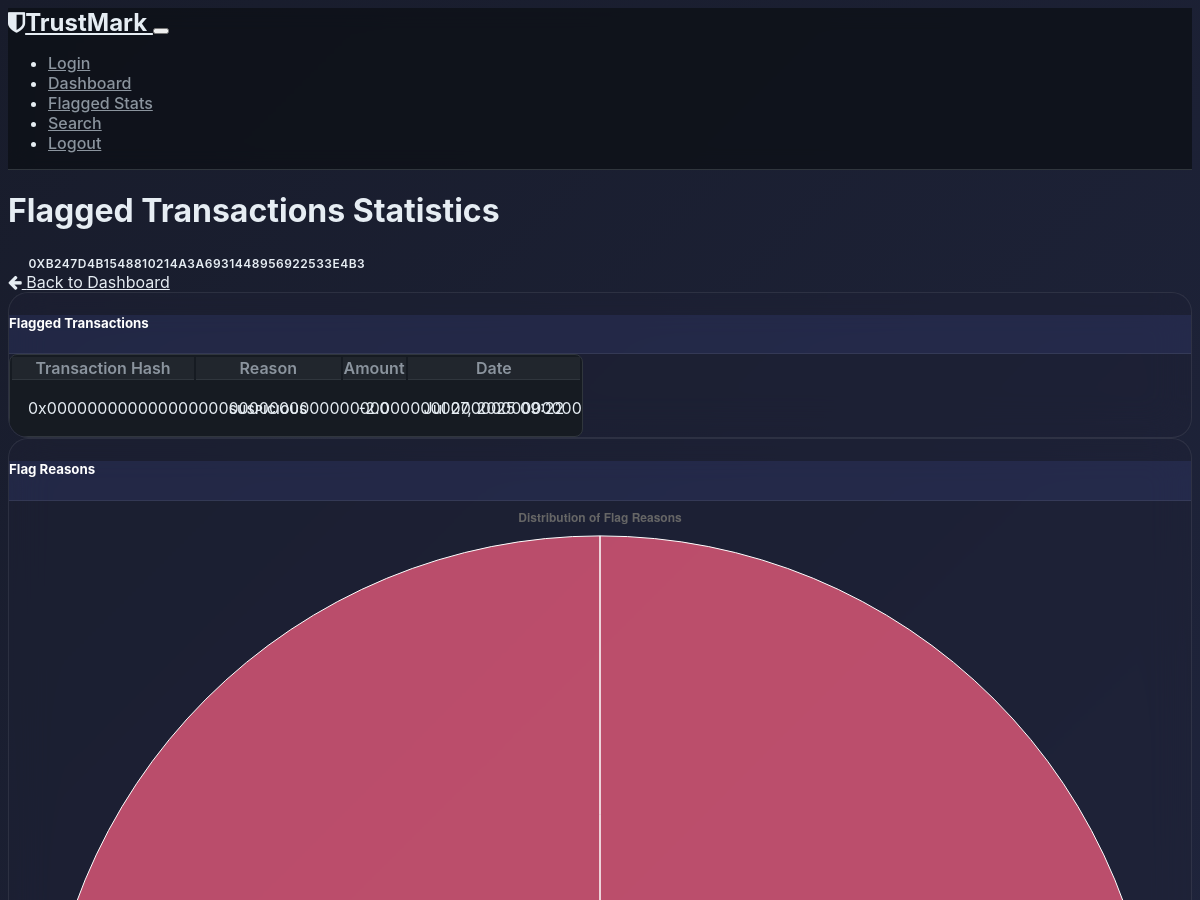
/flagged_stats (signed in, upper part), run on an earlier commit of the app's database.
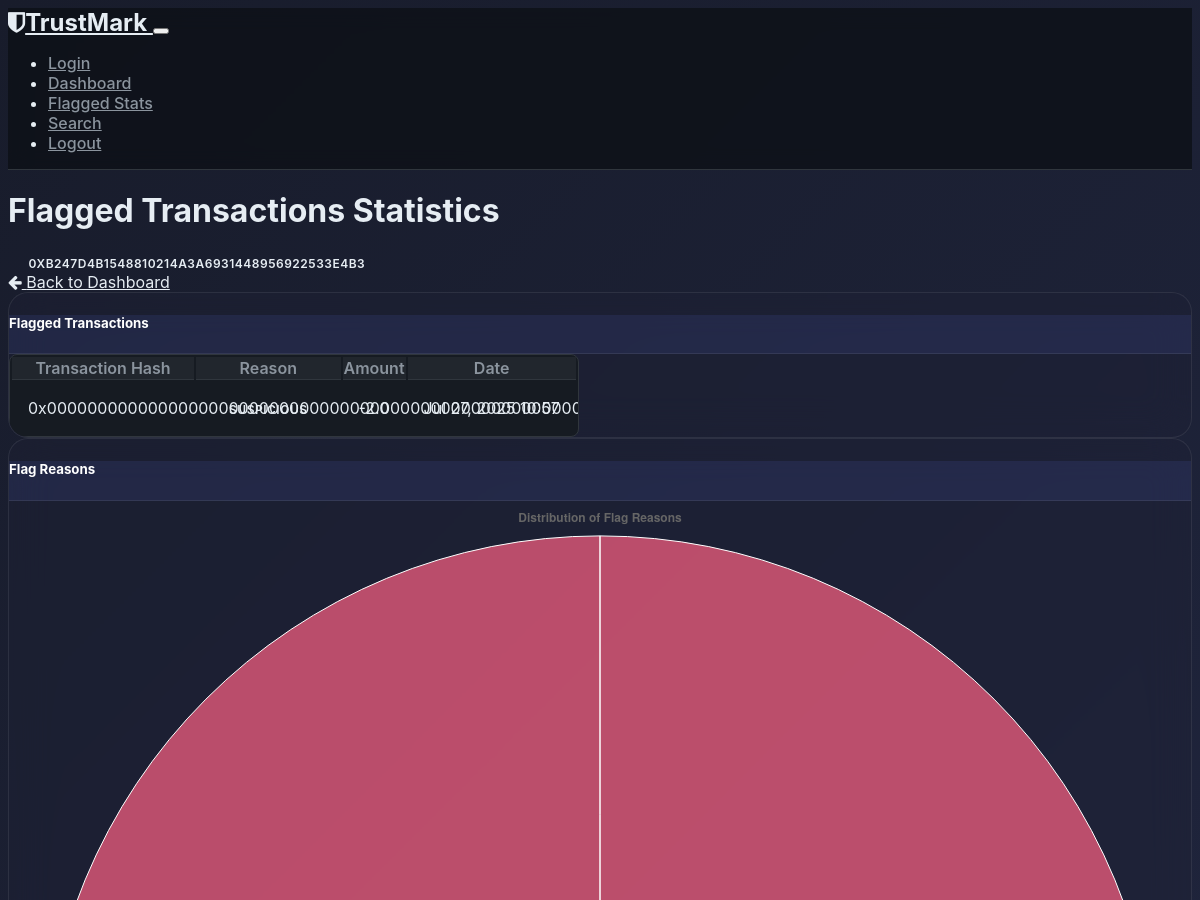
And on a later commit of the database.
### models.py (models this page shows, shortened)
class FlaggedTransaction(db.Model):
    __tablename__ = 'flagged_transactions'
    id = db.Column(db.Integer, primary_key=True)
    tx_hash = db.Column(db.String(66), unique=True, nullable=False)
    wallet_address = db.Column(db.String(42), nullable=False)
    reason = db.Column(db.String(50), nullable=False, default='suspicious')
    amount = db.Column(db.Float, nullable=True)
    direction = db.Column(db.String(10), nullable=True)
    note = db.Column(db.String(100), nullable=True)
    created_at = db.Column(db.DateTime, default=datetime.utcnow)

### main.py (the view)
@app.route('/flagged_stats')
def flagged_stats():
    wallet_address = session.get('wallet_address')
    if not wallet_address:
        flash('Please login first', 'warning')
        return redirect(url_for('login'))
    flagged_txs = FlaggedTransaction.query.filter_by(wallet_address=wallet_address).all()
    reasons = [tx.reason for tx in flagged_txs]
    reason_counter = Counter(reasons)
    flag_reasons = list(reason_counter.keys())
    flag_counts = list(reason_counter.values())
    if not flag_reasons:
        flag_reasons = ['No Data']
        flag_counts = [0]
    timeline = defaultdict(int)
    today = datetime.now().strftime('%Y-%m-%d')
    for tx in flagged_txs:
        if tx.created_at:
            date_str = tx.created_at.strftime('%Y-%m-%d')
            timeline[date_str] += 1
    if not timeline:
        timeline[today] = 0
    timeline_dates = sorted(timeline.keys())
    timeline_counts = [timeline[date] for date in timeline_dates]
    timeline_dates = [datetime.strptime(date, '%Y-%m-%d').strftime('%b %d') for date in timeline_dates]
    return render_template('flagged_stats.html',
                          wallet_address=wallet_address,
                          flagged_transactions=flagged_txs,
                          flag_reasons=flag_reasons,
                          flag_counts=flag_counts,
                          timeline_dates=timeline_dates,
                          timeline_counts=timeline_counts)

### main.py (called while the page is built)
@app.after_request
def after_request(response):
    response.headers.add('Access-Control-Allow-Origin', '*')
    response.headers.add('Access-Control-Allow-Headers', 'Content-Type,Authorization')
    response.headers.add('Access-Control-Allow-Methods', 'GET,PUT,POST,DELETE,OPTIONS')
    return response

@app.template_filter('datetime')
def format_datetime(value):
    if isinstance(value, str):
        try:
            value = datetime.fromisoformat(value.replace('Z', '+00:00'))
        except ValueError:
            return value
    return value.strftime('%b %d, %Y %H:%M') if value else ''

### templates/flagged_stats.html (shortened to what the changed rows need)
<!DOCTYPE html>
<html lang="en" data-bs-theme="dark">
<head>
    <link href="https://cdn.replit.com/agent/bootstrap-agent-dark-theme.min.css" rel="stylesheet">
    <link href="https://cdn.jsdelivr.net/npm/font-awesome@4.7.0/css/font-awesome.min.css" rel="stylesheet">
    <link rel="stylesheet" href="{{ url_for('static', filename='css/style.css') }}">
</head>
<body>
    <div class="container py-4">
        <div class="row mb-4">
            <div class="col-md-8">
                <h1 class="mb-3">Flagged Transactions Statistics</h1>
                <div class="d-flex align-items-center">
                    <div class="me-3">
                        <span class="badge bg-dark p-2">
                             {{ wallet_address }}
                        </span>
                    </div>
                </div>
            </div>
        </div>
        <div class="row">
            <div class="col-md-6">
                <div class="card shadow-sm mb-4">
                    <div class="card-body">
                        {% if flagged_transactions %}
                            <div class="table-responsive">
                                <table class="table table-hover">
                                    <thead>
                                        <tr>
                                            <th>Transaction Hash</th>
                                            <th>Reason</th>
                                            <th>Amount</th>
                                            <th>Date</th>
                                        </tr>
                                    </thead>
                                    <tbody>
                                        {% for tx in flagged_transactions %}
                                            <tr>
                                                <td class="text-truncate" style="max-width: 150px;">{{ tx.tx_hash }}</td>
                                                <td><span class="badge bg-warning">{{ tx.reason|capitalize }}</span></td>
                                                <td>
                                                    {% if tx.direction == 'in' %}
                                                        <span class="text-success">+{{ tx.amount }}</span>
                                                    {% else %}
                                                        <span class="text-danger">-{{ tx.amount }}</span>
                                                    {% endif %}
                                                </td>
                                                <td>{{ tx.created_at|datetime }}</td>
                                            </tr>
                                        {% endfor %}
                                    </tbody>
                                </table>
                            </div>
                        {% else %}
                            <div class="alert alert-secondary">
                                No transactions have been flagged yet.
                            </div>
                        {% endif %}
                    </div>
                </div>
            </div>
        </div>
    </div>
</body>
</html>

What changed in the data, as far as the page shows it:
changed FlaggedTransaction "0x00000000000000000000000000000000000000000000000000000000000003eb": created_at "Jul 27, 2025 09:22" → "Jul 27, 2025 10:57"
